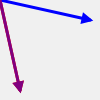
Frame 1 (no input)
Frame 60 (no input): identical to frame 1, image omitted
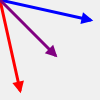
Frame 120 (the mouse pressed at the canvas centre since frame 60)

The p5.js sketch that drew these frames (run headless with seeded random() and noise() and a simulated clock; from frame 60 on, the mouse is pressed at the canvas centre):

// p5.js sketch
// ── sketch.js
function setup() {
	createCanvas(100, 100);
}

function draw() {
  background(240);
  let v0 = createVector(0,0);

  let v1 = createVector(20, 90);
  drawArrow(v0,v1,'red');

  let v2 = createVector(90, 20);
  drawArrow(v0,v2,'blue');

  let amount = map(mouseX,0,width,0,1,true);
  let v3 = p5.Vector.lerp(v1, v2, amount);

  drawArrow(v0,v3,'purple');
}

// draws arrow between two vectors
function drawArrow(vec0, vec1, myColor) {
  stroke(myColor);
  strokeWeight(3);
  fill(myColor);
  push();
  translate(vec0.x, vec0.y);
  line(0, 0, vec1.x, vec1.y);
  rotate(vec1.heading());
  let arrowSize = 7;
  translate(vec1.mag() - arrowSize,0);
  triangle(0, arrowSize / 2, 0, -arrowSize / 2, arrowSize, 0);
  pop();
}
